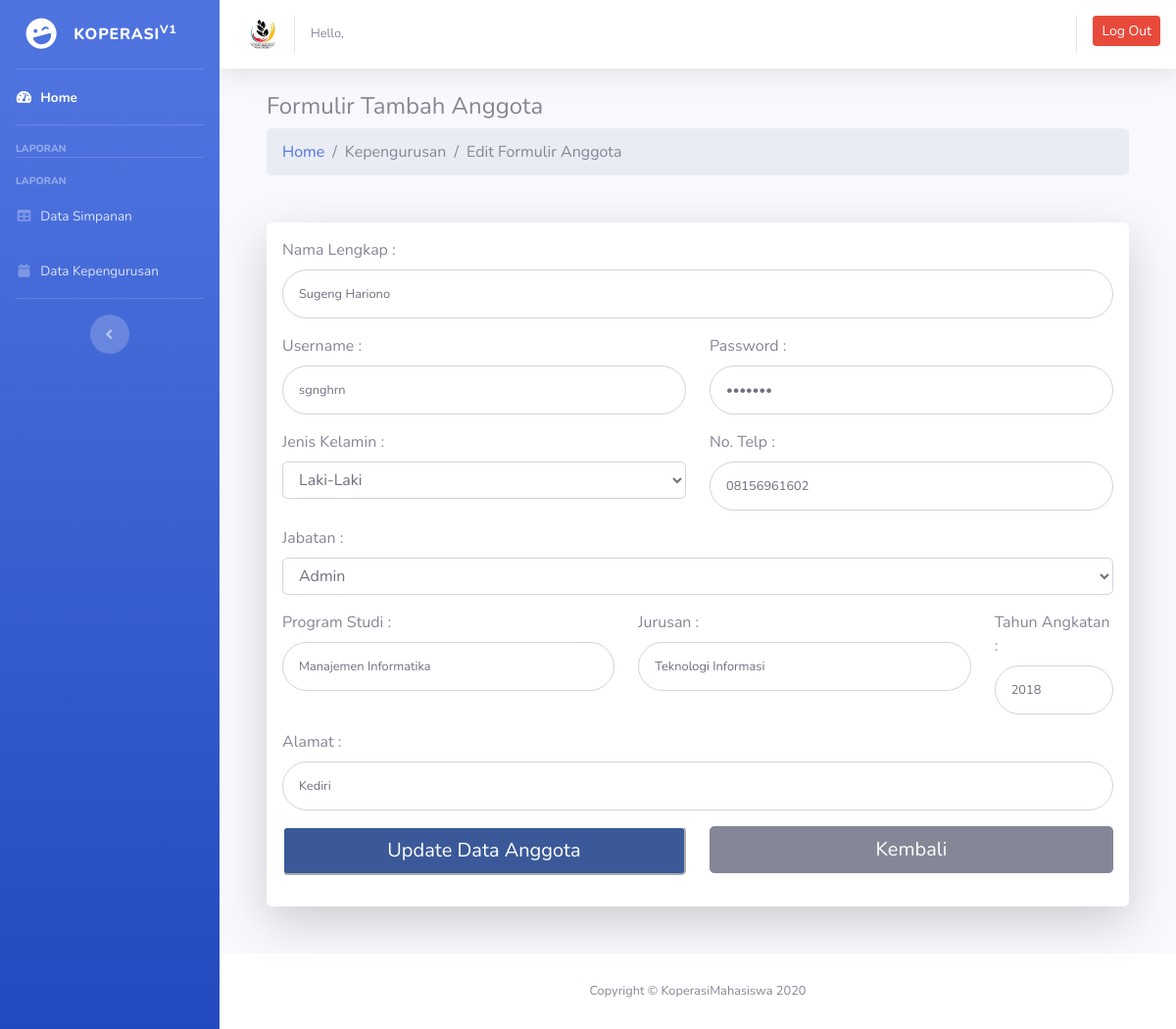
The page /home/edit/1 on the database its author committed.
### tables this page shows
CREATE TABLE `t_anggota` (
  `id_anggota` int(11) NOT NULL,
  `nama` varchar(100) NOT NULL,
  `username` varchar(25) NOT NULL,
  `password` varchar(50) NOT NULL,
  `jenis_kelamin` varchar(10) NOT NULL,
  `telepon` varchar(13) NOT NULL,
  `jabatan` int(2) NOT NULL,
  `prodi` varchar(25) NOT NULL,
  `jurusan` varchar(25) NOT NULL,
  `angkatan` varchar(4) NOT NULL,
  `alamat` varchar(100) NOT NULL
);

CREATE TABLE `t_grup` (
  `id_grup` int(11) NOT NULL,
  `jabatan` varchar(20) NOT NULL
);

### application/controllers/home.php (called while the page is built, shortened)
<?php
class home extends CI_Controller{
    public function edit($id_anggota){
        $where = array('id_anggota' => $id_anggota);
        $data['user'] = $this->koperasi_model->edit_data($where,'t_anggota')->result();
        $data['grup'] = $this->koperasi_model->getGrup();
        $this->template->views('crud/edit_anggota', $data);
    }
}
?>

### index.php (called while the page is built, shortened)
<?php
require_once BASEPATH.'core/CodeIgniter.php';

### application/models/koperasi_model.php (called while the page is built, shortened)
<?php
class koperasi_model extends CI_Model {
    function getGrup(){
        $this->db->order_by('id_grup','ASC');
        return $this->db->from('t_grup')->get()->result();
    }
    function edit_data($where, $table){
        return $this->db->get_where($table, $where);
    }
}
?>

### application/views/crud/edit_anggota.php (the view, shortened to what this page needs)
<header class="page-header">
	<div class="container-fluid">
		<h4 class="no-margin-bottom">Formulir Tambah Anggota</h2>
	</div>
</header>
<div class="breadcrumb-holder container-fluid">
	<ul class="breadcrumb">
		<li class="breadcrumb-item"><a href="<?php echo base_url().'beranda'; ?>">Home</a></li>
		<li class="breadcrumb-item active">Kepengurusan</li>
		<li class="breadcrumb-item active">Edit Formulir Anggota</li>
	</ul>
</div>
<div class="container">
    <div class="card o-hidden border-0 shadow-lg my-5">
      <div class="card-body p-0">
        <div class="row">
          <div class="col-sm-12">
        <div class="p-3">
            <?php foreach($user as $u){ ?>
            <form action="<?php echo base_url().'home/update/'; ?>" class="user" method="post">
                <div class="form-group">
                    <label for="nama">Nama Lengkap :</label>
                    <input type="text" class="form-control form-control-user" id="nama" name="nama"
                        value="<?php echo $u->nama ?>" required>
                </div>
                <div class="form-group row">
                <div class="col-sm-6 mb-sm-0">
                    <label for="username">Username :</label>
                    <input type="text" class="form-control form-control-user" id="username" name="username"
                        placeholder="Maksimal 25 karakter!" value="<?php echo $u->username ?>" required>
                </div>
                <div class="col-sm-6">
                    <label for="password">Password :</label>
                    <input type="password" class="form-control form-control-user" id="password" name="password"
                        placeholder="Minimal 8 karakter!" value="<?php echo $u->password ?>" require>
                </div>
                </div>
                <div class="form-group row">
                <div class="col-sm-6 mb-3 mb-sm-0">
                    <label for="jenis_kelamin">Jenis Kelamin :</label>
                    <select class="form-control" name="jenis_kelamin" id="jenis_kelamin">
                        <option value="<?php echo $u->jenis_kelamin ?>"><?php echo $u->jenis_kelamin ?></option>
                    </select>
                </div>
                <div class="col-sm-6">
                    <label for="telepon">No. Telp :</label>
                    <input type="text" class="form-control form-control-user" id="telepon" name="telepon"
                        placeholder="Maksimal 13 karakter!" value="<?php echo $u->telepon ?>" required>
                </div>
                </div>
                <div class="form-group">
                    <label for="jabatan">Jabatan :</label>
                    <select class="form-control" name="jabatan" id="jabatan" required>
                        <?php foreach ($grup as $row ) { ?>
                        <option value="<?php echo $row->id_grup; ?>" <?php if (($u->jabatan)==$row->id_grup) {
                            echo "selected";
                        }?>>
                        <?php echo $row->jabatan; ?>
                        </option>
                    <?php } ?>
                    </select>
                </div>
                <div class="form-group row">
                <div class="col-sm-5">
                    <label for="prodi">Program Studi :</label>
                    <input type="text" class="form-control form-control-user" id="prodi" name="prodi"
                        placeholder="Program Studi Anda!" value="<?php echo $u->prodi ?>" required>
                </div>
                <div class="col-sm-5">
                    <label for="jurusan">Jurusan :</label>
                    <input type="text" class="form-control form-control-user" id="jurusan" name="jurusan"
                        placeholder="Jurusan Anda!" value="<?php echo $u->jurusan ?>" required>
                </div>
                <div class="col-sm-2">
                    <label for="angkatan">Tahun Angkatan :</label>
                    <input type="text" class="form-control form-control-user" id="angkatan" name="angkatan"
                        placeholder="Tahun Anngkatan!" value="<?php echo $u->angkatan ?>" required>
                </div>
                </div>
                <div class="form-group">
                    <label for="alamat">Alamat :</label>
                    <input type="textarea" class="form-control form-control-user" id="alamat" name="alamat"
                        placeholder="Alamat Anda!" value="<?php echo $u->alamat ?>" required>
                </div>
                <div class="form-group row">
                <div class="col-sm-6">
                <input type="submit" class="btn-facebook btn-block btn-lg" name="submit" value="Update Data Anggota">
                  </div>
                   <div class="col-sm-6">
                  <a href="<?php echo base_url().'home'; ?>" class="btn btn-secondary btn-icon-split btn-block btn-lg">
                    <span class="text">Kembali</span>
                  </a>
                  </div>
                  </div>
                  </form>
                  <?php } ?>
        </div>
    </div>
        </div>
      </div>
    </div>
  </div>

### rows shown on the page
t_anggota: nama "Sugeng Hariono", username "sgnghrn", jenis_kelamin "Laki-Laki", telepon "08156961602", jabatan "Admin", prodi "Manajemen Informatika", jurusan "Teknologi Informasi", angkatan "2018", alamat "Kediri"
